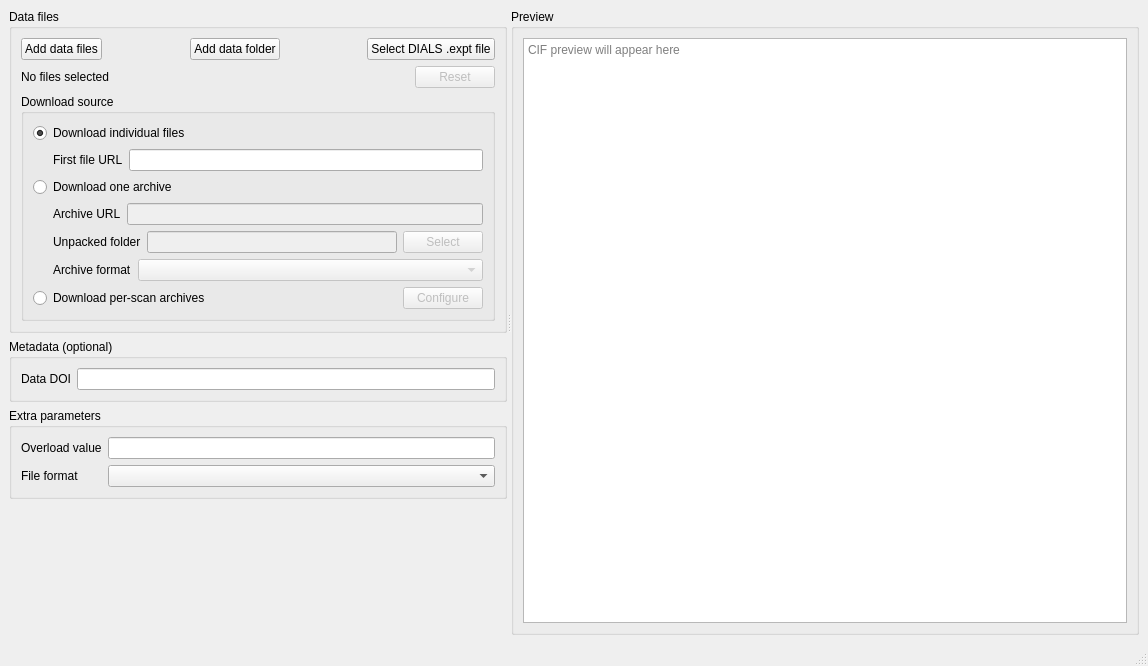
<?xml version="1.0" encoding="UTF-8"?>
<ui version="4.0">
 <class>MainWindow</class>
 <widget class="QMainWindow" name="MainWindow">
  <property name="geometry">
   <rect>
    <x>0</x>
    <y>0</y>
    <width>1148</width>
    <height>666</height>
   </rect>
  </property>
  <property name="windowTitle">
   <string>MainWindow</string>
  </property>
  <widget class="QWidget" name="centralwidget">
   <layout class="QHBoxLayout" name="horizontalLayout_7">
    <item>
     <widget class="QSplitter" name="splitter">
      <property name="orientation">
       <enum>Qt::Orientation::Horizontal</enum>
      </property>
      <widget class="QWidget" name="verticalLayoutWidget">
       <layout class="QVBoxLayout" name="verticalLayout_5">
        <item>
         <widget class="QGroupBox" name="files_group">
          <property name="title">
           <string>Data files</string>
          </property>
          <layout class="QVBoxLayout" name="verticalLayout_3">
           <item>
            <layout class="QHBoxLayout" name="horizontalLayout_2">
             <item>
              <widget class="QPushButton" name="files_btn">
               <property name="text">
                <string>Add data files</string>
               </property>
              </widget>
             </item>
             <item>
              <spacer name="horizontalSpacer_3">
               <property name="orientation">
                <enum>Qt::Orientation::Horizontal</enum>
               </property>
               <property name="sizeHint" stdset="0">
                <size>
                 <width>40</width>
                 <height>20</height>
                </size>
               </property>
              </spacer>
             </item>
             <item>
              <widget class="QPushButton" name="folder_btn">
               <property name="text">
                <string>Add data folder</string>
               </property>
              </widget>
             </item>
             <item>
              <spacer name="horizontalSpacer_2">
               <property name="orientation">
                <enum>Qt::Orientation::Horizontal</enum>
               </property>
               <property name="sizeHint" stdset="0">
                <size>
                 <width>40</width>
                 <height>20</height>
                </size>
               </property>
              </spacer>
             </item>
             <item>
              <widget class="QPushButton" name="expt_file_btn">
               <property name="text">
                <string>Select DIALS .expt file</string>
               </property>
              </widget>
             </item>
            </layout>
           </item>
           <item>
            <layout class="QHBoxLayout" name="horizontalLayout_5">
             <item>
              <widget class="QLabel" name="files_status">
               <property name="text">
                <string>No files selected</string>
               </property>
              </widget>
             </item>
             <item>
              <spacer name="horizontalSpacer">
               <property name="orientation">
                <enum>Qt::Orientation::Horizontal</enum>
               </property>
               <property name="sizeHint" stdset="0">
                <size>
                 <width>40</width>
                 <height>20</height>
                </size>
               </property>
              </spacer>
             </item>
             <item>
              <widget class="QPushButton" name="files_reset_btn">
               <property name="enabled">
                <bool>false</bool>
               </property>
               <property name="text">
                <string>Reset</string>
               </property>
              </widget>
             </item>
            </layout>
           </item>
           <item>
            <widget class="QGroupBox" name="download_group">
             <property name="title">
              <string>Download source</string>
             </property>
             <layout class="QVBoxLayout" name="verticalLayout_4">
              <item>
               <widget class="QRadioButton" name="download_files_rb">
                <property name="text">
                 <string>Download individual files</string>
                </property>
                <property name="checked">
                 <bool>true</bool>
                </property>
               </widget>
              </item>
              <item>
               <layout class="QHBoxLayout" name="horizontalLayout_3">
                <property name="leftMargin">
                 <number>20</number>
                </property>
                <item>
                 <widget class="QLabel" name="label">
                  <property name="text">
                   <string>First file URL</string>
                  </property>
                  <property name="buddy">
                   <cstring>file_url</cstring>
                  </property>
                 </widget>
                </item>
                <item>
                 <widget class="QLineEdit" name="file_url"/>
                </item>
               </layout>
              </item>
              <item>
               <widget class="QRadioButton" name="download_archive_rb">
                <property name="text">
                 <string>Download one archive</string>
                </property>
               </widget>
              </item>
              <item>
               <layout class="QVBoxLayout" name="verticalLayout_6">
                <property name="leftMargin">
                 <number>20</number>
                </property>
                <item>
                 <layout class="QHBoxLayout" name="horizontalLayout_4">
                  <item>
                   <widget class="QLabel" name="label_2">
                    <property name="text">
                     <string>Archive URL</string>
                    </property>
                    <property name="buddy">
                     <cstring>archive_url</cstring>
                    </property>
                   </widget>
                  </item>
                  <item>
                   <widget class="QLineEdit" name="archive_url">
                    <property name="enabled">
                     <bool>false</bool>
                    </property>
                   </widget>
                  </item>
                 </layout>
                </item>
                <item>
                 <layout class="QHBoxLayout" name="horizontalLayout_6">
                  <item>
                   <widget class="QLabel" name="label_3">
                    <property name="text">
                     <string>Unpacked folder</string>
                    </property>
                    <property name="buddy">
                     <cstring>archive_folder_path</cstring>
                    </property>
                   </widget>
                  </item>
                  <item>
                   <widget class="QLineEdit" name="archive_folder_path">
                    <property name="enabled">
                     <bool>false</bool>
                    </property>
                   </widget>
                  </item>
                  <item>
                   <widget class="QPushButton" name="archive_folder_btn">
                    <property name="enabled">
                     <bool>false</bool>
                    </property>
                    <property name="text">
                     <string>Select</string>
                    </property>
                   </widget>
                  </item>
                 </layout>
                </item>
                <item>
                 <layout class="QHBoxLayout" name="horizontalLayout">
                  <item>
                   <widget class="QLabel" name="label_7">
                    <property name="text">
                     <string>Archive format</string>
                    </property>
                    <property name="buddy">
                     <cstring>archive_format</cstring>
                    </property>
                   </widget>
                  </item>
                  <item>
                   <widget class="QComboBox" name="archive_format">
                    <property name="enabled">
                     <bool>false</bool>
                    </property>
                    <property name="sizePolicy">
                     <sizepolicy hsizetype="Expanding" vsizetype="Fixed">
                      <horstretch>0</horstretch>
                      <verstretch>0</verstretch>
                     </sizepolicy>
                    </property>
                    <item>
                     <property name="text">
                      <string notr="true"/>
                     </property>
                    </item>
                    <item>
                     <property name="text">
                      <string notr="true">ZIP</string>
                     </property>
                    </item>
                    <item>
                     <property name="text">
                      <string notr="true">TBZ</string>
                     </property>
                    </item>
                    <item>
                     <property name="text">
                      <string notr="true">TGZ</string>
                     </property>
                    </item>
                    <item>
                     <property name="text">
                      <string notr="true">TAR</string>
                     </property>
                    </item>
                   </widget>
                  </item>
                 </layout>
                </item>
               </layout>
              </item>
              <item>
               <layout class="QHBoxLayout" name="horizontalLayout_8">
                <item>
                 <widget class="QRadioButton" name="download_multi_archives_rb">
                  <property name="text">
                   <string>Download per-scan archives</string>
                  </property>
                 </widget>
                </item>
                <item>
                 <spacer name="horizontalSpacer_4">
                  <property name="orientation">
                   <enum>Qt::Orientation::Horizontal</enum>
                  </property>
                  <property name="sizeHint" stdset="0">
                   <size>
                    <width>40</width>
                    <height>20</height>
                   </size>
                  </property>
                 </spacer>
                </item>
                <item>
                 <widget class="QPushButton" name="multi_archives_btn">
                  <property name="enabled">
                   <bool>false</bool>
                  </property>
                  <property name="text">
                   <string>Configure</string>
                  </property>
                 </widget>
                </item>
               </layout>
              </item>
             </layout>
            </widget>
           </item>
          </layout>
         </widget>
        </item>
        <item>
         <widget class="QGroupBox" name="groupBox_2">
          <property name="title">
           <string>Metadata (optional)</string>
          </property>
          <layout class="QFormLayout" name="formLayout_2">
           <item row="0" column="0">
            <widget class="QLabel" name="label_4">
             <property name="text">
              <string>Data DOI</string>
             </property>
             <property name="buddy">
              <cstring>doi</cstring>
             </property>
            </widget>
           </item>
           <item row="0" column="1">
            <widget class="QLineEdit" name="doi">
             <property name="clearButtonEnabled">
              <bool>true</bool>
             </property>
            </widget>
           </item>
          </layout>
         </widget>
        </item>
        <item>
         <widget class="QGroupBox" name="extra_params_group">
          <property name="title">
           <string>Extra parameters</string>
          </property>
          <layout class="QFormLayout" name="formLayout">
           <item row="0" column="0">
            <widget class="QLabel" name="label_5">
             <property name="text">
              <string>Overload value</string>
             </property>
             <property name="buddy">
              <cstring>overhead_value</cstring>
             </property>
            </widget>
           </item>
           <item row="1" column="0">
            <widget class="QLabel" name="label_6">
             <property name="text">
              <string>File format</string>
             </property>
             <property name="buddy">
              <cstring>file_format</cstring>
             </property>
            </widget>
           </item>
           <item row="1" column="1">
            <widget class="QComboBox" name="file_format">
             <item>
              <property name="text">
               <string notr="true"/>
              </property>
             </item>
             <item>
              <property name="text">
               <string notr="true">CBF</string>
              </property>
             </item>
             <item>
              <property name="text">
               <string notr="true">HDF5</string>
              </property>
             </item>
             <item>
              <property name="text">
               <string notr="true">TIFF</string>
              </property>
             </item>
             <item>
              <property name="text">
               <string notr="true">SMV</string>
              </property>
             </item>
            </widget>
           </item>
           <item row="0" column="1">
            <widget class="QLineEdit" name="overhead_value">
             <property name="clearButtonEnabled">
              <bool>true</bool>
             </property>
            </widget>
           </item>
          </layout>
         </widget>
        </item>
        <item>
         <spacer name="verticalSpacer">
          <property name="orientation">
           <enum>Qt::Orientation::Vertical</enum>
          </property>
          <property name="sizeHint" stdset="0">
           <size>
            <width>20</width>
            <height>40</height>
           </size>
          </property>
         </spacer>
        </item>
       </layout>
      </widget>
      <widget class="QGroupBox" name="groupBox">
       <property name="title">
        <string>Preview</string>
       </property>
       <layout class="QVBoxLayout" name="verticalLayout_2">
        <item>
         <widget class="QPlainTextEdit" name="preview">
          <property name="sizePolicy">
           <sizepolicy hsizetype="Preferred" vsizetype="Expanding">
            <horstretch>0</horstretch>
            <verstretch>0</verstretch>
           </sizepolicy>
          </property>
          <property name="minimumSize">
           <size>
            <width>500</width>
            <height>0</height>
           </size>
          </property>
          <property name="readOnly">
           <bool>true</bool>
          </property>
          <property name="placeholderText">
           <string>CIF preview will appear here</string>
          </property>
         </widget>
        </item>
       </layout>
      </widget>
     </widget>
    </item>
   </layout>
  </widget>
  <widget class="QMenuBar" name="menubar">
   <property name="geometry">
    <rect>
     <x>0</x>
     <y>0</y>
     <width>1148</width>
     <height>24</height>
    </rect>
   </property>
  </widget>
  <widget class="QStatusBar" name="statusbar"/>
 </widget>
 <resources/>
 <connections>
  <connection>
   <sender>download_files_rb</sender>
   <signal>toggled(bool)</signal>
   <receiver>file_url</receiver>
   <slot>setEnabled(bool)</slot>
   <hints>
    <hint type="sourcelabel">
     <x>216</x>
     <y>187</y>
    </hint>
    <hint type="destinationlabel">
     <x>208</x>
     <y>215</y>
    </hint>
   </hints>
  </connection>
  <connection>
   <sender>download_archive_rb</sender>
   <signal>toggled(bool)</signal>
   <receiver>archive_url</receiver>
   <slot>setEnabled(bool)</slot>
   <hints>
    <hint type="sourcelabel">
     <x>144</x>
     <y>248</y>
    </hint>
    <hint type="destinationlabel">
     <x>173</x>
     <y>279</y>
    </hint>
   </hints>
  </connection>
  <connection>
   <sender>download_archive_rb</sender>
   <signal>toggled(bool)</signal>
   <receiver>archive_folder_path</receiver>
   <slot>setEnabled(bool)</slot>
   <hints>
    <hint type="sourcelabel">
     <x>334</x>
     <y>253</y>
    </hint>
    <hint type="destinationlabel">
     <x>466</x>
     <y>316</y>
    </hint>
   </hints>
  </connection>
  <connection>
   <sender>download_archive_rb</sender>
   <signal>toggled(bool)</signal>
   <receiver>archive_folder_btn</receiver>
   <slot>setEnabled(bool)</slot>
   <hints>
    <hint type="sourcelabel">
     <x>539</x>
     <y>254</y>
    </hint>
    <hint type="destinationlabel">
     <x>552</x>
     <y>316</y>
    </hint>
   </hints>
  </connection>
  <connection>
   <sender>download_archive_rb</sender>
   <signal>toggled(bool)</signal>
   <receiver>archive_format</receiver>
   <slot>setEnabled(bool)</slot>
   <hints>
    <hint type="sourcelabel">
     <x>95</x>
     <y>243</y>
    </hint>
    <hint type="destinationlabel">
     <x>336</x>
     <y>343</y>
    </hint>
   </hints>
  </connection>
  <connection>
   <sender>download_multi_archives_rb</sender>
   <signal>toggled(bool)</signal>
   <receiver>multi_archives_btn</receiver>
   <slot>setEnabled(bool)</slot>
   <hints>
    <hint type="sourcelabel">
     <x>216</x>
     <y>389</y>
    </hint>
    <hint type="destinationlabel">
     <x>495</x>
     <y>390</y>
    </hint>
   </hints>
  </connection>
 </connections>
</ui>
